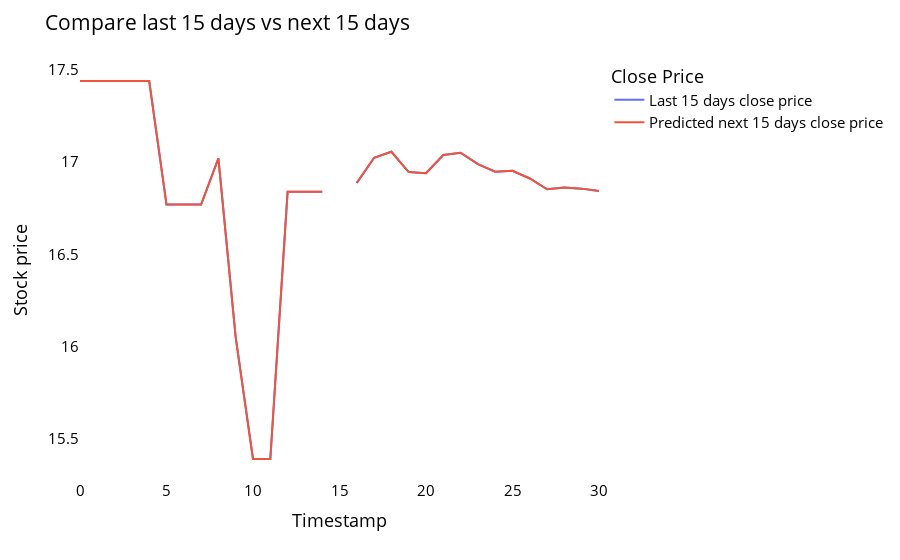

This figure's notebook cell:
### Code cell
# plotting the comparison of last days and next days
import plotly.graph_objects as go
import plotly.express as px
from plotly.subplots import make_subplots
temp_mat = np.empty((len(last_days)+pred_days+1,1))
temp_mat[:] = np.nan
temp_mat = temp_mat.reshape(1,-1).tolist()[0]

last_original_days_value = temp_mat
next_predicted_days_value = temp_mat

last_original_days_value[0:time_step+1] = scaler.inverse_transform(data_set_close[len(data_set_close)-time_step:]).reshape(1,-1).tolist()[0]
next_predicted_days_value[time_step+1:] = scaler.inverse_transform(np.array(lst_output).reshape(-1,1)).reshape(1,-1).tolist()[0]

new_pred_plot = pd.DataFrame({
    'last_original_days_value':last_original_days_value,
    'next_predicted_days_value':next_predicted_days_value
})

names = cycle(['Last 15 days close price','Predicted next 15 days close price'])

fig = px.line(new_pred_plot,x=new_pred_plot.index, y=[new_pred_plot['last_original_days_value'],
                                                      new_pred_plot['next_predicted_days_value']],
              labels={'value': 'Stock price','index': 'Timestamp'})
fig.update_layout(title_text='Compare last 15 days vs next 15 days',
                  plot_bgcolor='white', font_size=15, font_color='black',legend_title_text='Close Price')

fig.for_each_trace(lambda t:  t.update(name = next(names)))
fig.update_xaxes(showgrid=False)
fig.update_yaxes(showgrid=False)
fig.show()

### Figure 1 — Plotly figure (JSON) as saved in the notebook; plotly's stock layout.template omitted (floating-point values rounded to 4 significant figures)
{"data": [{"hovertemplate": "variable=last_original_days_value<br>Timestamp=%{x}<br>Stock price=%{y}<extra></extra>", "legendgroup": "last_original_days_value", "line": {"color": "#636efa", "dash": "solid"}, "marker": {"symbol": "circle"}, "mode": "lines", "name": "Last 15 days close price", "orientation": "v", "showlegend": true, "type": "scatter", "x": [0, 1, 2, 3, 4, 5, 6, 7, 8, 9, 10, 11, 12, 13, 14, 15, 16, 17, 18, 19, 20, 21, 22, 23, 24, 25, 26, 27, 28, 29, 30], "xaxis": "x", "y": [17.44, 17.44, 17.44, 17.44, 17.44, 16.77, 16.77, 16.77, 17.02, 16.05, 15.39, 15.39, 16.84, 16.84, 16.84, null, 16.89, 17.02, 17.06, 16.95, 16.94, 17.04, 17.05, 16.99, 16.95, 16.95, 16.91, 16.85, 16.86, 16.86, 16.84], "yaxis": "y"}, {"hovertemplate": "variable=next_predicted_days_value<br>Timestamp=%{x}<br>Stock price=%{y}<extra></extra>", "legendgroup": "next_predicted_days_value", "line": {"color": "#EF553B", "dash": "solid"}, "marker": {"symbol": "circle"}, "mode": "lines", "name": "Predicted next 15 days close price", "orientation": "v", "showlegend": true, "type": "scatter", "x": [0, 1, 2, 3, 4, 5, 6, 7, 8, 9, 10, 11, 12, 13, 14, 15, 16, 17, 18, 19, 20, 21, 22, 23, 24, 25, 26, 27, 28, 29, 30], "xaxis": "x", "y": [17.44, 17.44, 17.44, 17.44, 17.44, 16.77, 16.77, 16.77, 17.02, 16.05, 15.39, 15.39, 16.84, 16.84, 16.84, null, 16.89, 17.02, 17.06, 16.95, 16.94, 17.04, 17.05, 16.99, 16.95, 16.95, 16.91, 16.85, 16.86, 16.86, 16.84], "yaxis": "y"}], "layout": {"font": {"color": "black", "size": 15}, "legend": {"title": {"text": "Close Price"}, "tracegroupgap": 0}, "margin": {"t": 60}, "plot_bgcolor": "white", "title": {"text": "Compare last 15 days vs next 15 days"}, "xaxis": {"anchor": "y", "domain": [0, 1], "showgrid": false, "title": {"text": "Timestamp"}}, "yaxis": {"anchor": "x", "domain": [0, 1], "showgrid": false, "title": {"text": "Stock price"}}}}
